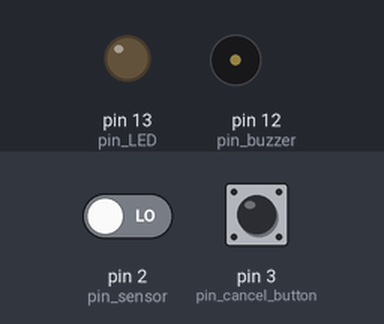
Simulated run of this sketch. Board: Arduino Uno, built with avr-gcc and run on an emulated ATmega328P. Shown: output pins drawn as LEDs (lit = HIGH), buzzer (waves = sounding). The test bench sets the inputs (shaded band); at power-on: pin 2 (pin_sensor) LOW, pin 3 (pin_cancel_button) LOW.

Above: at 1.2 s.
1.3 s: pin 2 (pin_sensor) driven HIGH
At 2.5 s:
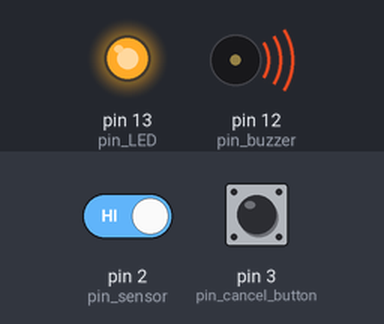
2.8 s: pin 3 (pin_cancel_button) pulled HIGH for 0.15 s
At 3.7 s:
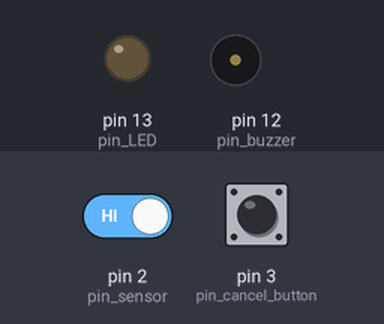
Timing chart, 0 to 5.8 s (numbered marks = the images above; inputs shaded):
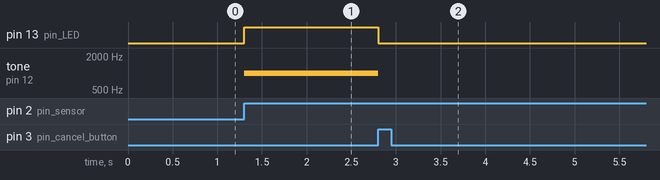

Measured:
- after the input at 1.3 s, pin 13 (pin_LED): LOW → HIGH at once; tone on pin 12 (pin_buzzer): silent → 1000 Hz at once
- after the input at 2.8 s, pin 13 (pin_LED): HIGH → LOW at once; tone on pin 12 (pin_buzzer): 1000 Hz → silent at once

The sketch:

alarme.ino
```cpp
// Definindo os pinos para o LED, buzzer e botões
const int pin_LED = 13;
const int pin_buzzer = 12;
const int pin_sensor = 2;
const int pin_cancel_button = 3;

// Variáveis para controlar o estado do alarme e do botão de cancelamento
volatile bool alarme_ativo = false;
volatile bool cancelamento_ativo = false;

void setup() {
  // Configurando os pinos como entrada ou saída
  pinMode(pin_LED, OUTPUT);
  pinMode(pin_buzzer, OUTPUT);
  pinMode(pin_sensor, INPUT);
  pinMode(pin_cancel_button, INPUT);

  // Configurando as interrupções externas para os pinos dos botões
  attachInterrupt(digitalPinToInterrupt(pin_sensor), ativarAlarme, RISING);
  attachInterrupt(digitalPinToInterrupt(pin_cancel_button), desativarAlarme, RISING);
}

void loop() {
  // Verificando se o alarme está ativo
  if (alarme_ativo) {
    // Se o alarme estiver ativo, ligar o LED e emitir um som
    digitalWrite(pin_LED, HIGH);
    tone(pin_buzzer, 1000);
  } else {
    // Se o alarme estiver desativado, desligar o LED e parar o som
    digitalWrite(pin_LED, LOW);
    noTone(pin_buzzer);
  }
}

// Função para ativar o alarme
void ativarAlarme() {
  // Definindo a variável do alarme como verdadeira
  alarme_ativo = true;
}

// Função para desativar o alarme
void desativarAlarme() {
  // Definindo a variável do alarme como falsa
  alarme_ativo = false;
}
```
